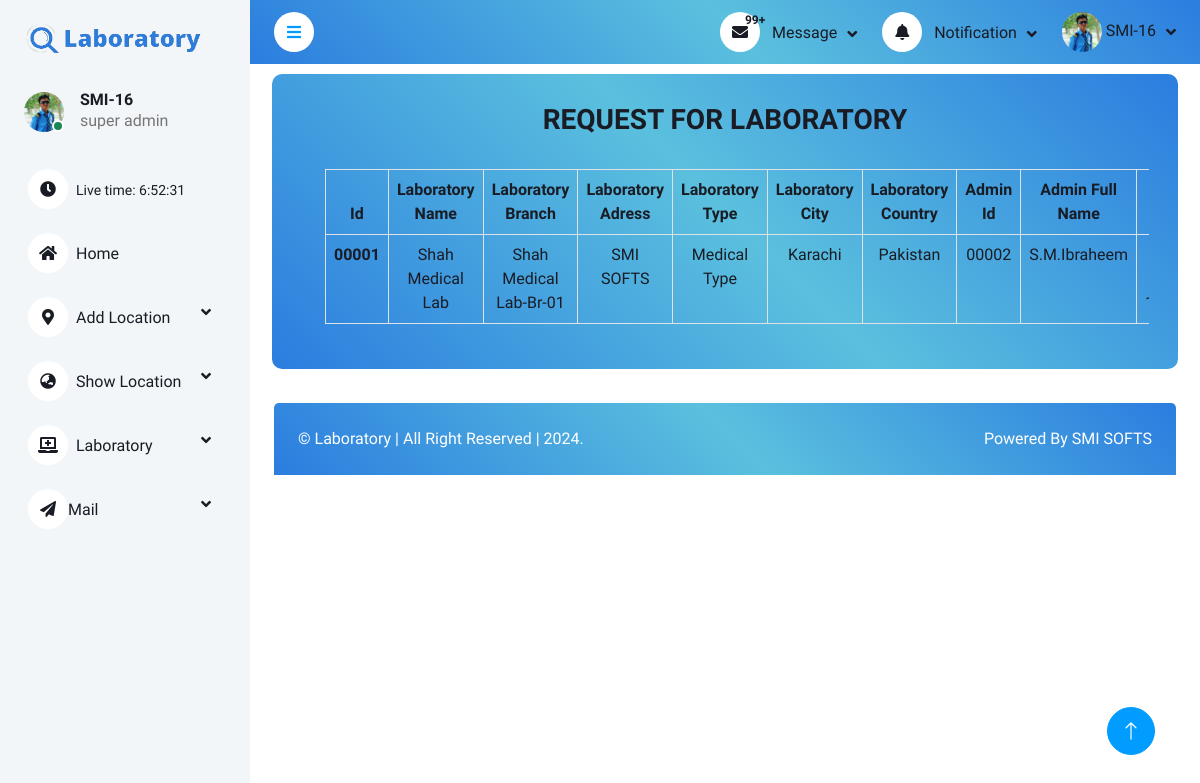
/Dashborads/show.laboratory.php?id=RFL (signed in), run on the app's committed database.
### tables this page shows
CREATE TABLE `signup` (
  `id` int(5) UNSIGNED ZEROFILL NOT NULL,
  `userName` varchar(20) DEFAULT NULL,
  `userEmail` varchar(50) DEFAULT NULL,
  `userFullName` varchar(50) DEFAULT NULL,
  `userimage` varchar(50) DEFAULT NULL,
  `userCNIC` varchar(20) DEFAULT NULL,
  `userPhone` varchar(15) DEFAULT NULL,
  `userReligion` varchar(20) DEFAULT NULL,
  `userGender` varchar(10) DEFAULT NULL,
  `userCity` varchar(30) DEFAULT NULL,
  `userCountry` varchar(30) DEFAULT NULL,
  `userAddress` varchar(50) DEFAULT NULL,
  `userPassword` varchar(70) NOT NULL,
  `Role` varchar(15) DEFAULT 'User',
  `Status` varchar(10) NOT NULL
);

CREATE TABLE `laboratory` (
  `laboratory_id` int(5) UNSIGNED ZEROFILL NOT NULL,
  `laboratory_branch_number` varchar(50) DEFAULT NULL,
  `laboratory_name` varchar(50) DEFAULT NULL,
  `laboratory_address` varchar(50) DEFAULT NULL,
  `laboratory_type` int(5) UNSIGNED ZEROFILL DEFAULT NULL,
  `laboratory_type_custom` varchar(50) DEFAULT NULL,
  `laboratory_city` int(5) UNSIGNED ZEROFILL DEFAULT NULL,
  `laboratory_country` int(5) UNSIGNED ZEROFILL DEFAULT NULL,
  `status` varchar(25) DEFAULT 'Pending',
  `admin_id` int(5) UNSIGNED ZEROFILL DEFAULT NULL,
  `Time` timestamp NOT NULL DEFAULT current_timestamp()
);

CREATE TABLE `laboratorytype` (
  `laboratorytype_id` int(5) UNSIGNED ZEROFILL NOT NULL,
  `Laboratory_Type` varchar(50) DEFAULT NULL
);

CREATE TABLE `cities` (
  `id` int(5) UNSIGNED ZEROFILL NOT NULL,
  `city_Name` varchar(30) DEFAULT NULL,
  `Province_Id` int(5) UNSIGNED ZEROFILL DEFAULT NULL,
  `Country_Id` int(5) UNSIGNED ZEROFILL DEFAULT NULL
);

CREATE TABLE `countries` (
  `Country_Id` int(5) UNSIGNED ZEROFILL NOT NULL,
  `country_Name` varchar(20) DEFAULT NULL,
  `regions_id` int(5) UNSIGNED ZEROFILL DEFAULT NULL
);

### Dashborads/show.laboratory.php (the view, shortened to what the rows shown need)
<?php
require("auth/auth.check.php");
?>
<?php require("includes/header.inc.php"); ?>
<?php require("components/navbar.php"); ?>
<?php require("components/sidebar.php"); ?>
<section class="section-back">
    <div class="container-fluid pt-4 px-4">
        <?php
        if ($_GET['id'] == "laboratoryType") { ?>
            <h3 class="text-dark text-center text-uppercase">All Laboratory Type</h3>
            <div class="col-sm-12 col-xl-12">
                <div class=" rounded h-100 p-4 table-scrollable">
                    <table class="table table-hover table-bordered text-dark text-center" style="width:100%;">
                        <thead>
                            <tr>
                                <th>Id</th>
                                <th>Laboratory Type</th>
                                <th colspan="3">Action</th>
                            </tr>
                        </thead>
                        <tbody>
                            <?php
                            $select = "SELECT * FROM `laboratorytype`";
                            $res = mysqli_query($conn, $select);
                            if (mysqli_num_rows($res) > 0) {
                                while ($row = mysqli_fetch_assoc($res)) { ?>
                                    <tr>
                                        <th><?php echo $row['laboratorytype_id'] ?></th>
                                        <td><?php echo $row['Laboratory_Type'] ?></td>
                                        <td><a href="laboratorytype.edit.php?id=<?php echo $row['laboratorytype_id'] ?>" class="btn btn-outline-dark rounded-pill text-center"><i class="fas fa-pen"></i></a></td>
                                        <td><a href="laboratorytype.disable.php?id=<?php echo $row['laboratorytype_id'] ?>" class="btn btn-outline-warning rounded-pill"><i class="fas fa-ban"></i></a></td>
                                        <td><a href="laboratorytype.delete.php?id=<?php echo $row['laboratorytype_id'] ?>" class="btn btn-outline-danger rounded-pill"><i class="far fa-trash-alt"></i></a></td>
                                    </tr>
                                <?php }
                            } else { ?>
                                <td colspan="17" class="text-center"><i class="far fa-times-circle fa-3x"></i>
                                    <h4>No Record Found</h4>
                                </td>
                            <?php }
                            ?>
                        </tbody>
                    </table>
                </div>
            </div>
        <?php } elseif ($_GET['id'] == "RFL") { ?>
            <div class="col-sm-12 col-xl-12">
                <div class=" rounded h-100 p-4 table-scrollable" style="overflow-x: scroll;">
                    <table class="table table-hover table-bordered text-dark text-center" style="width:100%;">
                        <thead>
                            <tr>
                                <th>Id</th>
                                <th>Laboratory Name</th>
                                <th>Laboratory Branch</th>
                                <th>Laboratory Adress</th>
                                <th>Laboratory Type</th>
                                <th>Laboratory City</th>
                                <th>Laboratory Country</th>
                                <th>Admin Id</th>
                                <th>Admin Full Name</th>
                                <th>Date / Time</th>
                            </tr>
                        </thead>
                        <tbody>
                            <?php
                            $select = "SELECT * FROM laboratory
                            JOIN laboratorytype ON laboratory.laboratory_type = laboratorytype.laboratorytype_id
                            JOIN cities ON laboratory.laboratory_city = cities.id
                            JOIN countries ON laboratory.laboratory_country = countries.Country_Id
                            JOIN signup ON laboratory.admin_id = signup.id";
                            $res = mysqli_query($conn, $select);
                            if (mysqli_num_rows($res) > 0) {
                                while ($row = mysqli_fetch_assoc($res)) { ?>
                                    <tr>
                                        <th><?php echo $row['laboratory_id'] ?></th>
                                        <td><?php echo $row['laboratory_name'] ?></td>
                                        <td><?php echo $row['laboratory_branch_number'] ?></td>
                                        <td><?php echo $row['laboratory_address'] ?></td>
                                        <td><?php
                                            if ($row['Laboratory_Type'] === "Other Type") {
                                                echo $row['laboratory_type_custom'];
                                            } else {
                                                echo $row['Laboratory_Type'];
                                            } ?></td>
                                        <td><?php echo $row['city_Name'] ?></td>
                                        <td><?php echo $row['country_Name'] ?></td>
                                        <td><?php echo $row['id'] ?></td>
                                        <td><?php echo $row['userFullName'] ?></td>
                                        <td><?php echo $row['Time'] ?></td>
                                    </tr>
                                <?php }
                            } else { ?>
                                <td colspan="17" class="text-center"><i class="far fa-times-circle fa-3x"></i>
                                    <h4>No Record Found</h4>
                                </td>
                            <?php }
                            ?>
                        </tbody>
                    </table>
                </div>
            </div>
        <?php } ?>
    </div>
</section>
</div>
<?php require("includes/footer.inc.php");
?>

### Dashborads/components/navbar.php (shortened to what the rows shown need)
<?php
$id = 0;
if (isset($_SESSION['userDetails'])) {
    $userDetail = $_SESSION['userDetails'];
    $id = (int) $userDetail['userId'];
} else if (isset($_SESSION['testerDetails'])) {
    $testerDetails = $_SESSION['testerDetails'];
    $tester_id = (int) $testerDetails['testerId'];
}
?>
<nav class="navbar navbar-expand bg-light navbar-light sticky-top px-4 py-0" style="background-image: linear-gradient(45deg, #2B7DDF 0%, #5bc0de 51%, #2B7DDF 100%);">
    <div class="navbar-nav align-items-center ms-auto">
        <div class="nav-item dropdown">
            <?php
            if (isset($testerDetails['Role']) == "Tester") {
                $query = mysqli_query($conn, "SELECT * FROM `signup_tester` where TesterId = $tester_id");
                if (mysqli_num_rows($query) > 0) {
                    $row = mysqli_fetch_assoc($query); ?>
                    <a href="#" class="nav-link dropdown-toggle" data-bs-toggle="dropdown">
                        <?php if (isset($row['Testerimage'])) { ?>
                            <img class="rounded-circle" src="assets/img/testerImages/<?php echo $row['Testerimage'] ?>" alt="" style="width: 40px; height: 40px;">
                        <?php } else { ?>
                            <img class="rounded-circle" src="assets/img/testerImages/user.png" alt="" style="width: 40px; height: 40px;">
                    <?php }
                    } ?>
                    <span class="d-none d-lg-inline-flex"><?php echo $testerDetails['testerName'] ?></span>
                    </a>
                    <div class="dropdown-menu dropdown-menu-end bg-light border-0 rounded-0 rounded-bottom m-0">
                        <?php $select = mysqli_query($conn, "Select * from signup_tester");
                        $row = mysqli_fetch_assoc($select);
                        if ($row["Code"] !== "") { ?>
                            <a href="profile.php?P_id=tester" class="dropdown-item">My Profile</a>
                        <?php }
                        if ($row['Status'] == "Pending") { ?>
                            <a href="auth/auth.logout.php" class="dropdown-item">Log Out</a>
                    </div>
                <?php } else { ?>
                    <a href="../index.php" class="dropdown-item">Wesbite</a>
                    <a href="#" class="dropdown-item">Settings</a>
                    <a href="auth/auth.logout.php" class="dropdown-item">Log Out</a>
                <?php } ?>
                <?php
            }
            else {
                $query = mysqli_query($conn, "SELECT * FROM `signup` where id = $id");
                if (mysqli_num_rows($query) > 0) {
                    $row = mysqli_fetch_assoc($query); ?>
                    <a href="#" class="nav-link dropdown-toggle" data-bs-toggle="dropdown">
                        <?php if (isset($row['userimage'])) { ?>
                            <img class="rounded-circle" src="assets/img/UserImages/<?php echo $row['userimage'] ?>" alt="" style="width: 40px; height: 40px;">
                        <?php } else { ?>
                            <img class="rounded-circle" src="./assets/img/user.png" alt="" style="width: 40px; height: 40px;">
                    <?php }
                    } ?>
                    <span class="d-none d-lg-inline-flex"><?php echo $userDetail['userName'] ?></span>
                    </a>
                <?php } ?>
        </div>
    </div>
</nav>

### Dashborads/components/sidebar.php (shortened to what the rows shown need)
<div class="sidebar pe-4 pb-3">
    <nav class="navbar bg-light navbar-light">
        <a href="index.php" class="navbar-brand mx-4 mb-3 d-block">
            <h1><img src="assets/img/sidebar.png" width="100%" style="position: relative;" alt="logo" class="logo"></h1>
        </a>
        <div class="d-flex align-items-center ms-4 mb-4">
            <div class="position-relative">
                <?php
                if (isset($testerDetails['Role'])  == "Tester") {
                    $query = mysqli_query($conn, "SELECT * FROM `signup_tester` where TesterId = $tester_id");
                    if (mysqli_num_rows($query) > 0) {
                        $row = mysqli_fetch_assoc($query);
                        if (isset($row['Testerimage'])) { ?>
                            <img class="rounded-circle" src="assets/img/testerImages/<?php echo $row['Testerimage'] ?>" alt="" style="width: 40px; height: 40px;">
                        <?php } else { ?>
                            <img class="rounded-circle" src="./assets/img/user.png" alt="" style="width: 40px; height: 40px;">
                        <?php } ?>
                        <div class="bg-success rounded-circle border border-2 border-white position-absolute end-0 bottom-0 p-1"></div>
            </div>
        <?php } ?>
        <div class="ms-3">
            <h6 class="mb-0"><?php echo $testerDetails['testerName'] ?></h6>
            <span><?php echo $testerDetails['Role'] ?></span>
        </div>
        <?php  } else {
                    $query = mysqli_query($conn, "SELECT * FROM `signup` where id = $id");
                    if (mysqli_num_rows($query) > 0) {
                        $row = mysqli_fetch_assoc($query);
                        if (isset($row['userimage'])) { ?>
                <img class="rounded-circle" src="assets/img/userImages/<?php echo $row['userimage'] ?>" alt="" style="width: 40px; height: 40px;">
            <?php } else { ?>
                <img class="rounded-circle" src="./assets/img/user.png" alt="" style="width: 40px; height: 40px;">
            <?php } ?>
            <div class="bg-success rounded-circle border border-2 border-white position-absolute end-0 bottom-0 p-1"></div>
        </div>
    <?php } ?>
    <div class="ms-3">
        <h6 class="mb-0"><?php echo $userDetail['userName'] ?></h6>
        <span><?php echo $userDetail['Role'] ?></span>
    </div>
<?php } ?>
</div>
</nav>
</div>

### data on the page
signup: userimage (picture), userName "SMI-16", Role "super admin"
laboratory: laboratory_id "00001", laboratory_name "Shah Medical Lab", laboratory_branch_number "Shah Medical Lab-Br-01", laboratory_address "SMI SOFTS", laboratory_type.Laboratory_Type "Medical Type", laboratory_city.city_Name "Karachi", laboratory_country.country_Name "Pakistan", admin "00002", admin.userFullName "S.M.Ibraheem"
